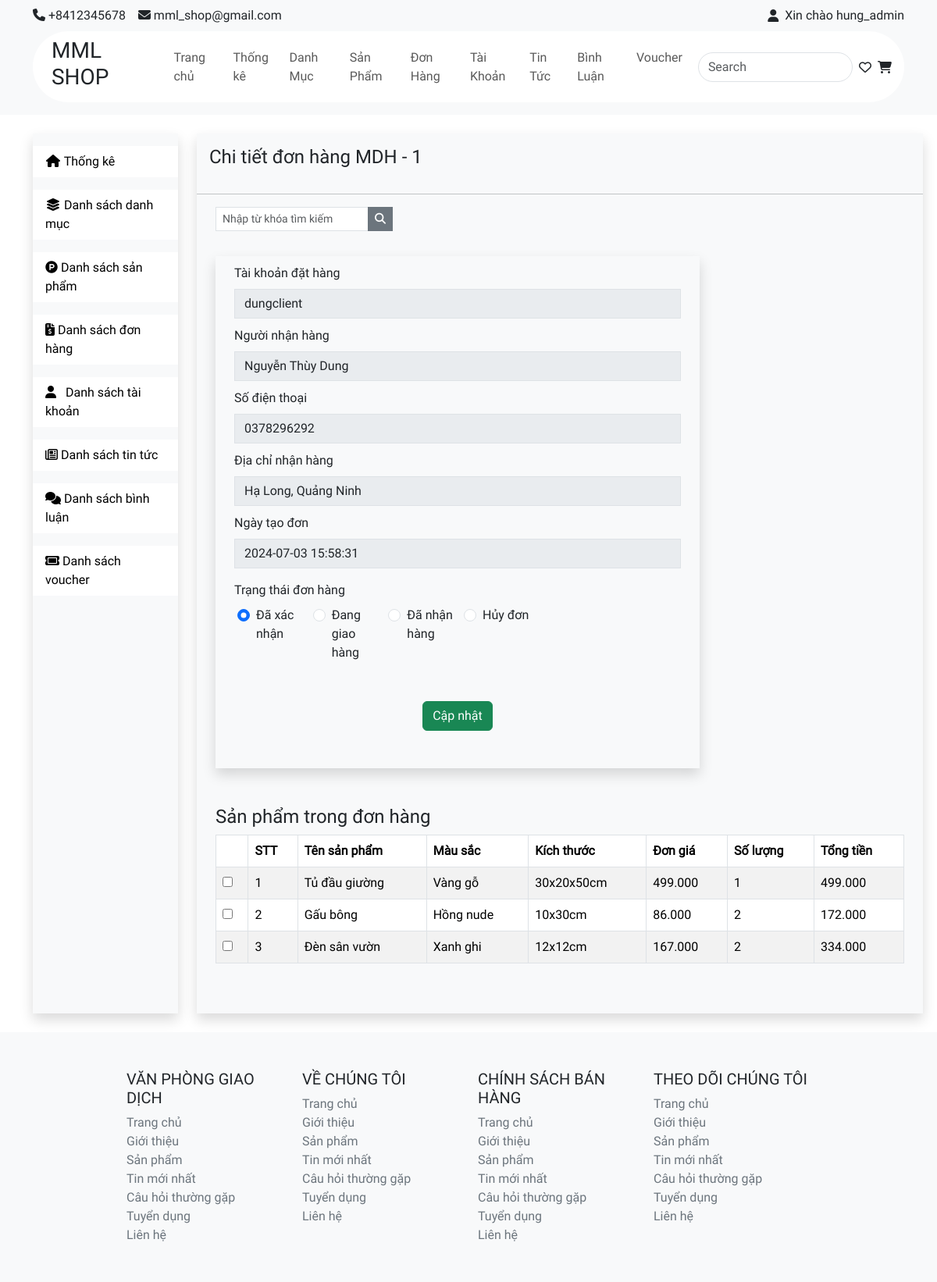
Page /admin/index.php?act=view-bill-detail&bill_id=1 (signed in) on the committed database.
### tables this page shows
CREATE TABLE `bill` (
  `bill_id` int NOT NULL,
  `fullname` varchar(255) NOT NULL,
  `phone` varchar(20) NOT NULL,
  `address` text NOT NULL,
  `date_order` datetime NOT NULL,
  `bill_total` decimal(10,3) NOT NULL,
  `acc_id` int NOT NULL,
  `bill_status` int NOT NULL DEFAULT '0' COMMENT '0: chờ xác nhận\r\n1: đã xác nhận\r\n2: đang giao hàng\r\n3: giao hàng thành công\r\n4: đã huỷ ',
  `payment_status` tinyint NOT NULL DEFAULT '1' COMMENT '1:Chưa thanh toán\r\n0:Đã thanh toán',
  `voucher_id` int NOT NULL DEFAULT '3'
);

CREATE TABLE `account` (
  `acc_id` int NOT NULL,
  `acc_name` varchar(255) NOT NULL,
  `acc_password` varchar(255) NOT NULL,
  `acc_email` varchar(255) NOT NULL,
  `acc_phone` varchar(20) NOT NULL,
  `acc_image` varchar(255) NOT NULL,
  `acc_status` tinyint NOT NULL DEFAULT '1' COMMENT '1: Hoạt động\r\n0: Không hoạt động',
  `acc_role` tinyint NOT NULL DEFAULT '0' COMMENT '0: Client\r\n1: Admin'
);

CREATE TABLE `bill_detail` (
  `bill_dt_id` int NOT NULL,
  `pro_name` varchar(255) NOT NULL,
  `price` decimal(10,3) NOT NULL,
  `quantity` int NOT NULL,
  `total` decimal(10,3) NOT NULL,
  `bill_id` int NOT NULL,
  `pro_dt_id` int NOT NULL
);

CREATE TABLE `product_detail` (
  `product_dt_id` int NOT NULL,
  `pro_color` varchar(255) NOT NULL,
  `pro_size` varchar(50) NOT NULL,
  `pro_price` decimal(10,3) NOT NULL,
  `pro_quantity` int NOT NULL,
  `pro_id` int DEFAULT NULL,
  `product_dt_status` tinyint NOT NULL DEFAULT '1' COMMENT '1: Đang bán\r\n0: Không bán'
);

### admin/controller/billController.php (called while the page is built, shortened)
<?php
class BillController {
    public $billQuery;
    public $billDetailQuery;
    public function __construct() {
        $this -> billQuery = new BillQuery();
        $this -> billDetailQuery = new BillDetailQuery();
    }
    public function listBillDetail() {
        if(isset($_GET["bill_id"]) && ($_GET["bill_id"]) > 0 ) {
            $dsBillDetail = $this->billDetailQuery->all($_GET["bill_id"]);
            $info = $this->billQuery->readOneBill($_GET["bill_id"]);
        }
        include "view/bill/detail.php";
    }
}
?>

### common/function.php (called while the page is built, shortened)
<?php
    function connectDB() {
        $host = DB_HOST;
        $port  = DB_PORT;
        $dbname = DB_NAME;
        try {
            $conn = new PDO ("mysql:host=$host;port=$port;dbname=$dbname",DB_USER,DB_PASS);
            return $conn;
        } catch (\Throwable $th) {
            echo "Lỗi";
        }
    }
    function convertToObjectBill($row) {
        $bill = new Bill();
        $bill -> bill_id = $row['bill_id'];
        $bill -> fullname = $row['fullname'];
        $bill -> phone = $row['phone'];
        $bill -> address = $row['address'];
        $bill -> date_order = $row['date_order'];
        $bill -> bill_total = $row['bill_total'];
        $bill -> acc_id = $row['acc_id'];
        $bill -> bill_status = $row['bill_status'];
        $bill -> payment_status = $row['payment_status'];
        $bill -> acc_name = $row['acc_name'];
        $bill -> voucher_id = $row['voucher_id'];
        return $bill;
    }
    function convertToObjectBillDetail($row) {
        $billDetail = new BillDetail();
        $billDetail -> bill_dt_id = $row['bill_dt_id'];
        $billDetail -> pro_name = $row['pro_name'];
        $billDetail -> price = $row['price'];
        $billDetail -> quantity = $row['quantity'];
        $billDetail -> total = $row['total'];
        $billDetail -> bill_id = $row['bill_id'];
        $billDetail -> pro_dt_id = $row['pro_dt_id'];
        $billDetail -> pro_color = $row['pro_color'];
        $billDetail -> pro_size = $row['pro_size'];
        return $billDetail;
    }
?>

### admin/model/billQuery.php (called while the page is built, shortened)
<?php
class BillQuery {
    public $pdo;
    public function __construct() {
        $this->pdo = connectDB();
    }
    public function __destruct() {
        $this -> pdo = null;
    }
    public function readOneBill($bill_id) {
        try {
            $sql = "select * from bill join account on bill.acc_id = account.acc_id where bill.bill_id = $bill_id";
            $data = $this->pdo->query($sql)->fetch();
            $info = convertToObjectBill($data);
            return $info;
        } catch (Exception $e) {
            echo "Lỗi: ".$e ->getMessage();
            echo "<hr>";
        }
    }
}
class BillDetailQuery {
    public $pdo;
    public function __construct() {
        $this->pdo = connectDB();
    }
    public function __destruct() {
        $this -> pdo = null;
    }
    public function all($bill_id) {
        try {
            $sql = "select * from bill_detail join product_detail on bill_detail.pro_dt_id = product_detail.product_dt_id where bill_id = $bill_id";
            $data = $this->pdo->query($sql)->fetchAll();
            $dsBillDetail = [];
            foreach ($data as $row) {
                $dsBillDetail[] = convertToObjectBillDetail($row);
            }
            return $dsBillDetail;
        } catch (Exception $e) {
            echo "Lỗi: ".$e ->getMessage();
            echo "<hr>";
        }
    }
}
?>

### admin/view/bill/detail.php (the view, shortened to what this page needs)
<!DOCTYPE html>
<html lang="en">
<head>
    <link href="https://cdn.jsdelivr.net/npm/bootstrap@5.3.3/dist/css/bootstrap.min.css" rel="stylesheet">
    <link rel="stylesheet" href="../giaodien/style.css">
</head>
<body>
    <?php
    include "view/component/header.php"
    ?>
    <main class="d-flex container">
        <?php
        include "view/component/sidebar.php"
        ?>
        <div class="shadow bg-light pb-5 mt-4 ms-4 mb-4 col-md-10">
            <h4 class="p-3">Chi tiết đơn hàng MDH - <?php echo $_GET["bill_id"]; ?></h4>
            <hr>
            <div class="d-flex justify-content-between align-items-center">
                <form action="" class="ms-4">
                    <div class="input-group input-group-sm">
                        <input class="form-control rounded-0 mb-2" type="search" id="search" name="search"
                            placeholder="Nhập từ khóa tìm kiếm" aria-label="Sizing example input"
                            aria-describedby="inputGroup-sizing-sm">
                        <div class="input-group-sm">
                            <button type="button" class="btn btn-secondary rounded-0">
                                <i class="fa fa-search"></i>
                            </button>
                        </div>
                    </div>
                </form>
            </div>
            <div class="shadow bg-light mt-4 ms-4 col-md-8">
                <form action="" class="pb-5 mt-4 ms-4 me-4" method="POSt" enctype="multipart/form-data">
                    <div class="row">
                        <div class="" style="margin-top:10px">
                            <label for="inputEmail4" class="form-label">Tài khoản đặt hàng</label>
                            <input type="text" class="form-control rounded-0" id="inputEmail4"
                                value="<?= $info->acc_name ?>" disabled>
                        </div>
                        <div class="" style="margin-top:10px">
                            <label for="inputEmail4" class="form-label">Người nhận hàng</label>
                            <input type="text" class="form-control rounded-0" id="inputEmail4"
                                value="<?= $info->fullname ?>" disabled>
                        </div>
                        <div class="" style="margin-top:10px">
                            <label for="inputEmail4" class="form-label">Số điện thoại</label>
                            <input type="text" class="form-control rounded-0" id="inputEmail4"
                                value="<?= $info->phone ?>" disabled>
                        </div>
                        <div class="" style="margin-top:10px">
                            <label for="inputEmail4" class="form-label">Địa chỉ nhận hàng</label>
                            <input type="text" class="form-control rounded-0" id="inputEmail4"
                                value="<?= $info->address ?>" disabled>
                        </div>
                        <div class="" style="margin-top:10px">
                            <label for="inputEmail4" class="form-label">Ngày tạo đơn</label>
                            <input type="text" class="form-control rounded-0" id="inputEmail4"
                                value="<?= $info->date_order ?>" disabled>
                        </div>
                    </div>
                    <div class="mt-3">
                        <span class="form-label">Trạng thái đơn hàng</span>
                        <div class="row ps-3 pt-2">
                            <?php
                            if ($info->bill_status == 1) { ?>
                                <div class="form-check col-2">
                                    <input class="form-check-input" type="radio" value="1" name="bill_status"
                                        <?= $info->bill_status == "1" ? "checked" : "" ?>>
                                    <label class="form-check-label" for="flexRadioDefault1">
                                        Đã xác nhận
                                    </label>
                                </div>
                                <div class="form-check col-2">
                                    <input class="form-check-input" type="radio" value="2" name="bill_status"
                                        <?= $info->bill_status == "2" ? "checked" : "" ?>>
                                    <label class="form-check-label" for="flexRadioDefault1">
                                        Đang giao hàng
                                    </label>
                                </div>
                                <div class="form-check col-2">
                                    <input class="form-check-input" type="radio" value="3" name="bill_status"
                                        <?= $info->bill_status == "3" ? "checked" : "" ?>>
                                    <label class="form-check-label" for="flexRadioDefault2">
                                        Đã nhận hàng
                                    </label>
                                </div>
                                <div class="form-check col-2">
                                    <input class="form-check-input" type="radio" value="4" name="bill_status"
                                        <?= $info->bill_status == "4" ? "checked" : "" ?>>
                                    <label class="form-check-label" for="flexRadioDefault2">
                                        Hủy đơn
                                    </label>
                                </div>
                            <?php    }
                            ?>
                        </div>
                    </div>
                    <div class="mt-5 d-flex justify-content-center">
                        <button type="submit" class="btn btn-success" name='submitFormUpdateBillStatus'>Cập
                            nhật</button>
                    </div>
                </form>
            </div>
            <div>
                <h4 class="mt-5 ps-4">Sản phẩm trong đơn hàng</h4>
            </div>
            <div class="ms-4 me-4">
                <table class="table table-striped table-hover table-bordered">
                    <thead>
                        <tr>
                            <th></th>
                            <th scope="col">STT</th>
                            <th scope="col">Tên sản phẩm</th>
                            <th scope="col">Màu sắc</th>
                            <th scope="col">Kích thước</th>
                            <th scope="col">Đơn giá</th>
                            <th scope="col">Số lượng</th>
                            <th scope="col">Tổng tiền</th>
                        </tr>
                    </thead>
                    <tbody>
                        <?php
                        $i = 1;
                        foreach ($dsBillDetail as $key => $bill_dt) {
                        ?>
                            <tr>
                                <td>
                                    <input type="checkbox">
                                </td>
                                <td scope="row">
                                    <?= $i++ ?>
                                </td>
                                <td scope="row">
                                    <?= $bill_dt->pro_name ?>
                                </td>
                                <td scope="row">
                                    <?= $bill_dt->pro_color ?>
                                </td>
                                <td scope="row">
                                    <?= $bill_dt->pro_size ?>
                                </td>
                                <td scope="row">
                                    <?= $bill_dt->price ?>
                                </td>
                                <td scope="row">
                                    <?= $bill_dt->quantity ?>
                                </td>
                                <td scope="row">
                                    <?= $bill_dt->total ?>
                                </td>
                            </tr>
                        <?php
                        }
                        ?>
                    </tbody>
                </table>
            </div>
        </div>
    </main>
    <?php
    include "view/component/footer.php"
    ?>
</body>
</html>

### giaodien/style.css (style rules this page uses)
* { margin: 0; padding: 0; box-sizing: border-box; list-style-type: none; text-decoration: none; font-family: Roboto; }

### rows in the picture
bill: acc.acc_name "dungclient", fullname "Nguyễn Thùy Dung", phone "0378296292", address "Hạ Long, Quảng Ninh", date_order "2024-07-03 15:58:31", bill_status "☑"
bill_detail: pro_name "Tủ đầu giường", pro_dt.pro_color "Vàng gỗ", pro_dt.pro_size "30x20x50cm", price "499.000", quantity "1", total "499.000"
bill_detail: pro_name "Gấu bông", pro_dt.pro_color "Hồng nude", pro_dt.pro_size "10x30cm", price "86.000", quantity "2", total "172.000"
bill_detail: pro_name "Đèn sân vườn", pro_dt.pro_color "Xanh ghi", pro_dt.pro_size "12x12cm", price "167.000", quantity "2", total "334.000"

### other values in the picture
$_SESSION["acc_name"] "hung_admin"
$_GET["bill_id"] "1"
